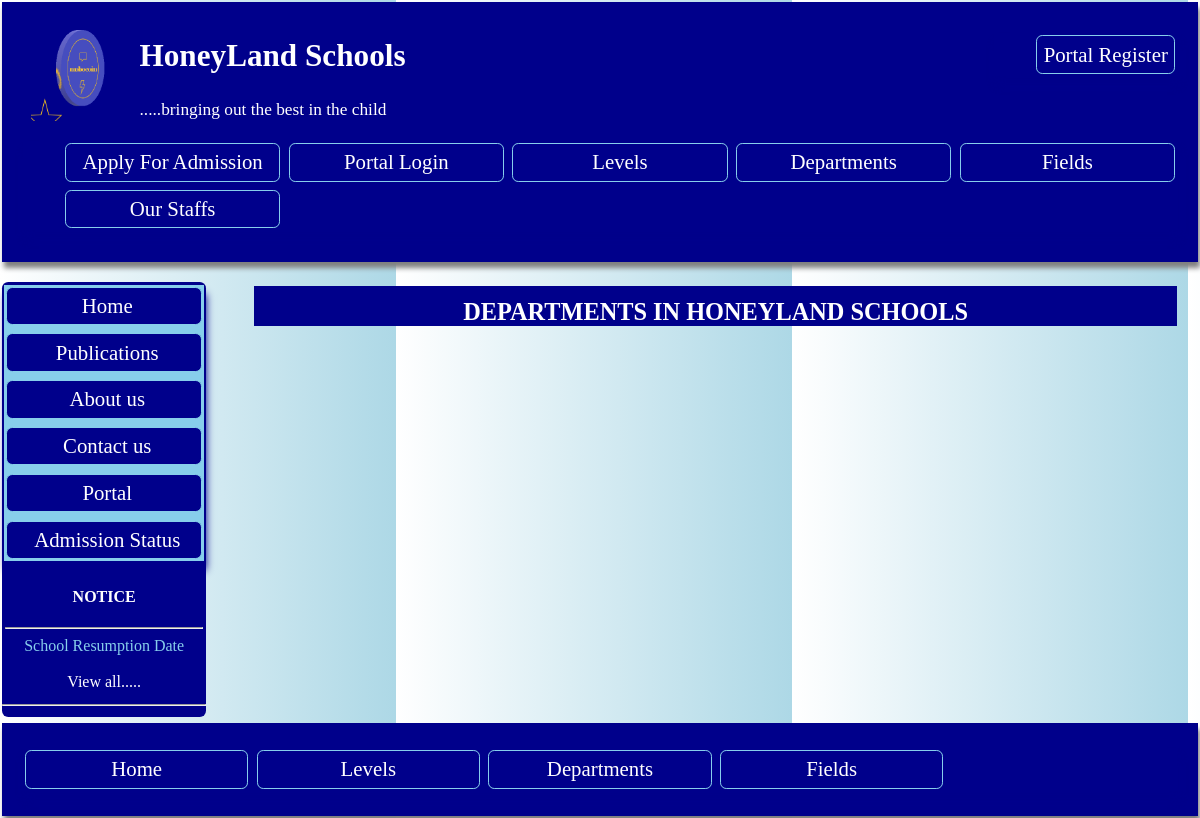
Screenshot of /departments/ with the database file from the repository.
### profiles/models.py (models this page shows, shortened)
class Logo(models.Model):
    name = models.CharField(max_length=200, null=True)
    image = models.ImageField(upload_to='media/')
    slug = models.SlugField(unique=True, null=True,  blank=True)

class Posts(models.Model):
    title = models.CharField(max_length=100, null=True)
    slug =models.SlugField(max_length=100)
    author =  models.ForeignKey(CustomUser, on_delete=models.CASCADE)
    description = models.TextField(max_length=1000)
    post_date = models.DateTimeField(auto_now_add=True)
    image = models.ImageField(upload_to='media/')
    class Meta:
        ordering = ['post_date']
        verbose_name = 'Publication'
        verbose_name_plural = 'Publications'

### profiles/views.py (the view)
# urls.py: path('departments/',views.Department.as_view(), name= 'departments'),
class Department(ListView):
    model = Departments
    template_name ='department.html'
    context_object_name = 'departments'
    def get_context_data(self,  **kwargs):
        context = super().get_context_data(**kwargs)
        context['logo'] = Logo.objects.all()
        context['publications'] = Posts.objects.all()
        return context

### profiles/templates/department.html (shortened to what this page needs)
{% extends 'base.html' %}
{% block content  %}
<div class ='board' style=' color: white; background: darkblue; '>
     <h3 style='text-align: center; color: white; margin:1em; margin-bottom:0;  padding-top: 0.5em;''>DEPARTMENTS IN HONEYLAND SCHOOLS </h3>
    </div>
{% endblock  %}

### profiles/templates/base.html (shortened to what this page needs)
<head>
</head>
<body style ='margin: 0em; padding: 0.1em; font-size: 1.3em;  backgrund: skyblue;'>
    <header style= ' box-shadow: 2px 6px 5px grey;margin: 0em; padding-bottom: 0.5em; padding-left: 1em; padding-right: 1em; padding-top: 0.5em; max-height: 190em;
    background: darkblue; color: white;'>
    {% if request.user.is_authenticated or request.user.is_superuser  %}
    <ul class='nav' style='float: right; list-style-type: none;' >
   <li> <a  style ='color: white; ' href = '{% url "portal" %}'> Welcome {{request.user.first_name}} </a></li>
    </ul>
{% else %}
    <ul class='nav' style='float: right; list-style-type: none;' >
        <li> <a  style ='color: white; ' href = '{% url "portalregister" %}'> Portal Register </a></li>
         </ul>
    {% endif %}
    {% for log in logo  %}
    <img style="backgrond: skyblue; float: left; margin: 0.4em; width: 100px; height: 100px;" src ="{{log.image.url}}"  >
{% endfor %}
<p style='text-shadow: 2px  8px skyblue;'><h2 style='text-align: left; '><a style='color: white;' href='{% url "home" %}'>HoneyLand Schools</a></h2></p>
<p style='text-align: left'> <small> .....bringing out the best in the child </small></p>
<ul class='nav' style='list-style-type: none; display: grid; grid-gap: 0.2em; grid-template-columns: repeat(auto-fill, minmax(200px, 2fr));'>
    <li><a  style ='color: white; ' href ='{% url "apply" %}'> Apply For Admission </a></li>
    {% if   not request.user.is_authenticated %}
    <li><a  style ='color: white; ' href ='{% url "portallogin" %}'>Portal Login </a></li>
    {% endif %}
    <li> <a href ='{% url "levels" %}'> Levels </a> </li>
    <li> <a href ='{% url "departments" %}'> Departments </a> </li>
    <li><a href ='{% url "fields" %}'> Fields </a></li>
    <li><a href ='{% url "staffs" %}'> Our Staffs </a></li>
    </ul>
    </header>
<div class ='cover'>
<nav class='navigation'>
    <ul class ='aside' style =' padding:0;  list-style-type: none;'>
        <li><a href ='{% url "home" %}'> Home </a></li>
        <li><a href ='{% url "publist" %}'> Publications </a></li>
        <li> <a href ='{% url "aboutus" %}'> About us </a> </li>
        <li> <a href ='{% url "staffs" %}'> Contact us </a> </li>
        <li><a href ='{% url "portal" %}'> Portal </a></li>
        <li><a  style ='color: white; ' href ='{% url "admissionstat" %}'> Admission Status </a></li>
    </ul>
    <div style='text-align: center; margin-bottom: 0.5em; padding: 0.2em; background: darkblue; color: white;font-size: medium'>
        <h4 style='padding: 0em;'>NOTICE </h4><hr>
        {% for pub in publications %}
         <a  href='{% url "details" pub.slug  %}'> {{pub.title}}</a><br><br style='color: skyblue;'>
{% endfor %}
<p style='margin: 0em;'><a  style=' color: white; ' href='{% url "publist"  %}'> View all.....</a></p>
    </div>
    <hr>
</nav>
<section>
{% block content %}
{% endblock %}
</section>
</div>
<footer style= 'max-height: 18em; box-shadow: 2px 6px 5px grey; margin: 0em;
padding-left: 1em; padding-right: 1em; padding-top: 0.2em; padding-bottom: 0.2em;
    background: darkblue; color: white;'>
    <nav>
        <ul class ='nav' style =' padding:0; list-style-type: none; display: grid; grid-gap: 0.2em; grid-template-columns: repeat(auto-fill, minmax(200px, 2fr));'>
            <li><a href ='{% url "home" %}'> Home </a></li>
            <li> <a href ='{% url "levels" %}'> Levels </a> </li>
            <li> <a href ='{% url "departments" %}'> Departments </a> </li>
            <li><a href ='{% url "fields" %}'> Fields </a></li>
    </nav>
</footer>
</body>

### profiles/templates/base.html (style rules this page uses)
a { text-decoration: none; }
header { max-height: 15em; }
li { border-radius: 0.3em; }
body { background-image: repeating-linear-gradient(to right, white, lightblue 33%, white 33%); }
.cover { display: grid; grid-template-columns: 12fr; grid-gap: 1.3em; }
.navigation a { color: skyblue; }
.aside { display: grid; grid-gap: 0.2em; grid-template-columns: repeat(auto-fill, minmax(200px, 2fr)); background: skyblue; margin: 0.1em; text-align: center; box-shadow: 2px 9px 8px darkblue; }
.aside li { color: white; display: grid; grid-gap: 0.2em; grid-template-columns: repeat(auto-fill, minmax(200px, 2fr)); background: darkblue; margin: 0.1em; text-align: center; border: 1px solid skyblue; }
.aside li a { padding: 0.3em; color: white; }
section { padding-left: 1em; padding-right: 1em; }
.navigation { border-radius: 0.3em; margin-top: 1em; max-height: 100%; background: darkblue; margin-bottom: 0.3em; }
.nav { box-shadow: 2px 9px 8px darkblue; }
.nav li { color: white; background: darkblue; margin: 0.1em; text-align: center; border: 1px solid skyblue; }
.nav li a { padding: 0.3em; display: block; color: white; }
@media (min-width:800px) { .cover { display: grid; grid-template-columns: 2fr 10fr; grid-gap: 1.3em; } }
@media (min-width:800px) { .aside { background: skyblue; } }
@media (min-width:800px) { .navigation a { color: skyblue; } }
@media (min-width:800px) { .aside { box-shadow: 2px 9px 8px darkblue; } }
@media (min-width:800px) { .aside li { color: white; background: darkblue; margin: 0.1em; text-align: center; border: 1px solid skyblue; } }
@media (min-width:800px) { .aside li a { padding: 0.3em; display: block; color: white; } }

### rows the page displays
Logo: image (picture)
Posts: title "School Resumption Date"
